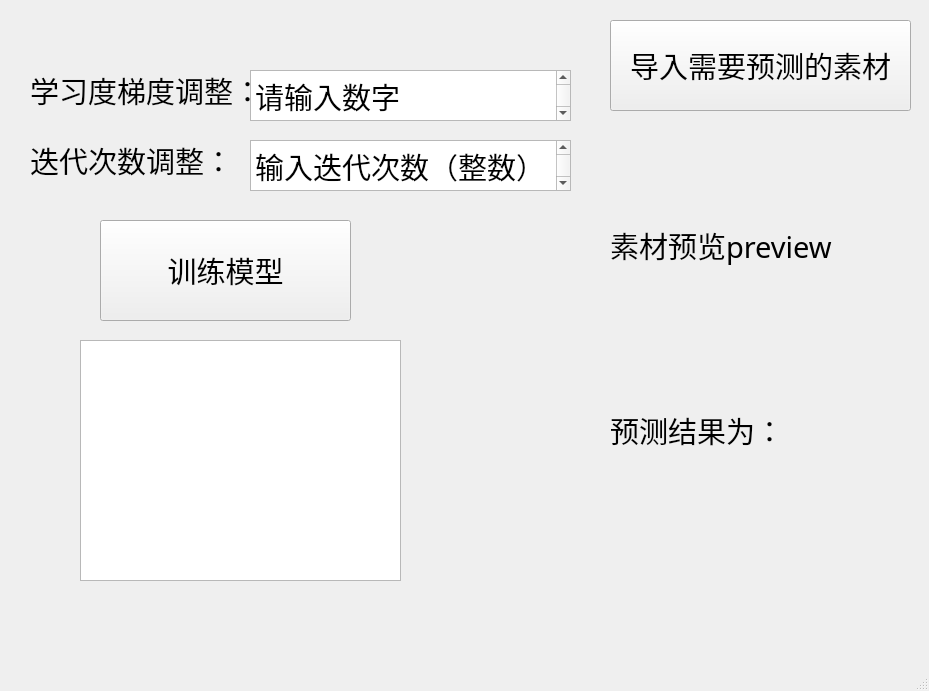
<?xml version="1.0" encoding="UTF-8"?>
<ui version="4.0">
 <class>MainWindow</class>
 <widget class="QMainWindow" name="MainWindow">
  <property name="geometry">
   <rect>
    <x>0</x>
    <y>0</y>
    <width>929</width>
    <height>691</height>
   </rect>
  </property>
  <property name="font">
   <font>
    <family>Agency FB</family>
    <pointsize>22</pointsize>
   </font>
  </property>
  <property name="windowTitle">
   <string>MainWindow</string>
  </property>
  <widget class="QWidget" name="centralwidget">
   <widget class="QPushButton" name="predict_Button">
    <property name="geometry">
     <rect>
      <x>610</x>
      <y>20</y>
      <width>301</width>
      <height>91</height>
     </rect>
    </property>
    <property name="text">
     <string>导入需要预测的素材</string>
    </property>
   </widget>
   <widget class="QLabel" name="preview_picture">
    <property name="geometry">
     <rect>
      <x>610</x>
      <y>120</y>
      <width>301</width>
      <height>251</height>
     </rect>
    </property>
    <property name="text">
     <string>素材预览preview</string>
    </property>
   </widget>
   <widget class="QLabel" name="output_num">
    <property name="geometry">
     <rect>
      <x>610</x>
      <y>370</y>
      <width>301</width>
      <height>121</height>
     </rect>
    </property>
    <property name="text">
     <string>预测结果为：</string>
    </property>
   </widget>
   <widget class="QLabel" name="label_3">
    <property name="geometry">
     <rect>
      <x>30</x>
      <y>50</y>
      <width>221</width>
      <height>81</height>
     </rect>
    </property>
    <property name="text">
     <string>学习度梯度调整：</string>
    </property>
   </widget>
   <widget class="QLabel" name="label_4">
    <property name="geometry">
     <rect>
      <x>30</x>
      <y>120</y>
      <width>221</width>
      <height>81</height>
     </rect>
    </property>
    <property name="text">
     <string>迭代次数调整：</string>
    </property>
   </widget>
   <widget class="QPushButton" name="Train_Button">
    <property name="geometry">
     <rect>
      <x>100</x>
      <y>220</y>
      <width>251</width>
      <height>101</height>
     </rect>
    </property>
    <property name="text">
     <string>训练模型</string>
    </property>
   </widget>
   <widget class="QListView" name="listView">
    <property name="geometry">
     <rect>
      <x>80</x>
      <y>340</y>
      <width>321</width>
      <height>241</height>
     </rect>
    </property>
   </widget>
   <widget class="QTextEdit" name="iter_num">
    <property name="geometry">
     <rect>
      <x>250</x>
      <y>140</y>
      <width>321</width>
      <height>51</height>
     </rect>
    </property>
    <property name="html">
     <string>&lt;!DOCTYPE HTML PUBLIC &quot;-//W3C//DTD HTML 4.0//EN&quot; &quot;http://www.w3.org/TR/REC-html40/strict.dtd&quot;&gt;
&lt;html&gt;&lt;head&gt;&lt;meta name=&quot;qrichtext&quot; content=&quot;1&quot; /&gt;&lt;style type=&quot;text/css&quot;&gt;
p, li { white-space: pre-wrap; }
&lt;/style&gt;&lt;/head&gt;&lt;body style=&quot; font-family:'Agency FB'; font-size:22pt; font-weight:400; font-style:normal;&quot;&gt;
&lt;p style=&quot; margin-top:0px; margin-bottom:0px; margin-left:0px; margin-right:0px; -qt-block-indent:0; text-indent:0px;&quot;&gt;输入迭代次数（整数）&lt;/p&gt;&lt;/body&gt;&lt;/html&gt;</string>
    </property>
   </widget>
   <widget class="QTextEdit" name="lr_num">
    <property name="geometry">
     <rect>
      <x>250</x>
      <y>70</y>
      <width>321</width>
      <height>51</height>
     </rect>
    </property>
    <property name="html">
     <string>&lt;!DOCTYPE HTML PUBLIC &quot;-//W3C//DTD HTML 4.0//EN&quot; &quot;http://www.w3.org/TR/REC-html40/strict.dtd&quot;&gt;
&lt;html&gt;&lt;head&gt;&lt;meta name=&quot;qrichtext&quot; content=&quot;1&quot; /&gt;&lt;style type=&quot;text/css&quot;&gt;
p, li { white-space: pre-wrap; }
&lt;/style&gt;&lt;/head&gt;&lt;body style=&quot; font-family:'Agency FB'; font-size:22pt; font-weight:400; font-style:normal;&quot;&gt;
&lt;p style=&quot; margin-top:0px; margin-bottom:0px; margin-left:0px; margin-right:0px; -qt-block-indent:0; text-indent:0px;&quot;&gt;请输入数字&lt;/p&gt;&lt;/body&gt;&lt;/html&gt;</string>
    </property>
   </widget>
  </widget>
  <widget class="QStatusBar" name="statusbar"/>
 </widget>
 <resources/>
 <connections/>
</ui>
